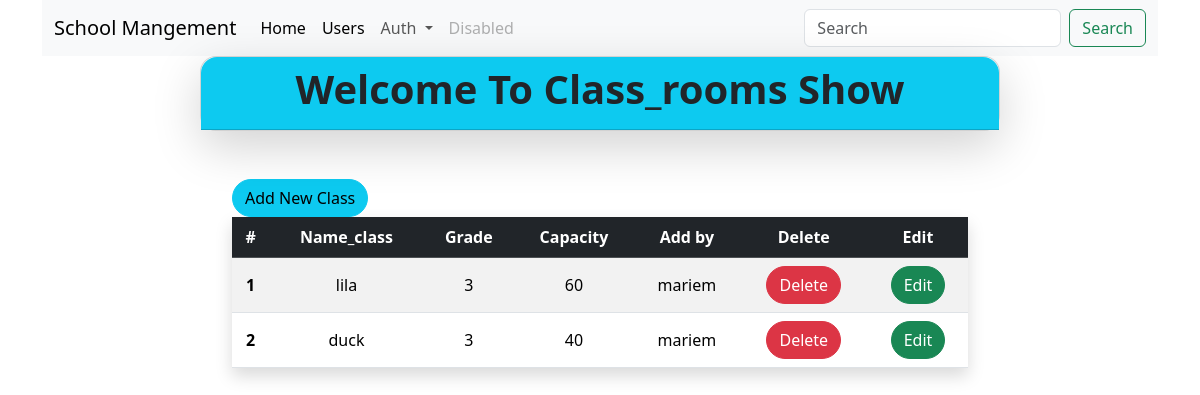
The page /class_rooms/index.php on the database its author committed.
### tables this page shows
CREATE TABLE `class_rooms` (
  `id` int(11) NOT NULL,
  `name_class` varchar(250) NOT NULL,
  `grade` varchar(100) NOT NULL,
  `capacity` varchar(100) NOT NULL,
  `user_id` int(11) NOT NULL
);

CREATE TABLE `users` (
  `id` int(11) NOT NULL,
  `user_name` varchar(250) NOT NULL,
  `email` varchar(250) NOT NULL,
  `password` varchar(250) NOT NULL
);

### Conect.php (called while the page is built, shortened)
<?php
class Conect{
    private $conn;
    public function __construct()
    {
        $this->conn = mysqli_connect(self::host_name, self::user_name,self::password,self::db);
    }
    public function select(string $tableName):array
    {
        $s = "SELECT * FROM $tableName";
         $rows = $this->conn->query($s);
         if($rows->num_rows>0){
            $data= $rows->fetch_all(MYSQLI_ASSOC);
            return $data;
         }
         return[];
    }
    public function selectOne($tableName,$id):array{
        $s= "select * from $tableName where id=$id limit 1" ;
        $row= $this->conn->query($s);
        if($row->num_rows >0){
            $data= $row->fetch_assoc();
            return $data;
        }
        return [];
    }
}
?>

### class_rooms/index.php (the view, shortened to what this page needs)
<?php
include_once "../Conect.php";
$Conect= new Conect();
$classData= $Conect->select("class_rooms");
include_once "../header.php";
?>
        <div class="card shadow-lg rounded-4 mx-auto" style="max-width: 800px;">
        <div class="card-header bg-info text-dark text-center rounded-top-4">
         <h1 class="card-title fw-bold">Welcome To Class_rooms Show</h1>
        </div>
        </div>
    <div class="row justify-content-center mt-5">
        <div class="col-8">
            <a class="btn btn-info rounded-pill" href="\school_mangment\class_rooms\add.php">Add New Class</a>
        <table class="table table-striped shadow table-hover align-middle text-center">
  <thead class="table-dark">
    <tr>
      <th scope="col">#</th>
      <th scope="col">Name_class</th>
      <th scope="col">Grade</th>
      <th scope="col">Capacity </th>
      <th scope="col">Add by</th>
      <th scope="col">Delete</th>
      <th scope="col">Edit</th>
    </tr>
  </thead>
  <tbody>
    <?php foreach($classData as $key=>$value){?>
         <tr>
      <th scope="row"><?= $key +1 ?></th>
      <td><?= $value['name_class'] ?></td>
      <td><?= $value['grade'] ?></td>
      <td><?= $value['capacity'] ?></td>
      <td><?= @$Conect->selectOne('users',$value['user_id'])['user_name'] ?></td>
      <td>
        <form method="POST" onsubmit="return confirm('are you sure to delete student')">
            <input type="submit" class="btn btn-danger rounded-pill" value="Delete">
        </form>
      </td>
        <td>
            <a class="btn btn-success rounded-pill" href="\school_mangment\class_rooms\edit.php?id=<?= $value['id'] ?>">Edit</a>
        </td>
    </tr>
    <?php }?>
  </tbody>
</table>
        </div>
    </div>
    <?php
    include_once "../footer.php";

### rows shown on the page
class_rooms: name_class "lila", grade "3", capacity "60", user.user_name "mariem"
class_rooms: name_class "duck", grade "3", capacity "40", user.user_name "mariem"
